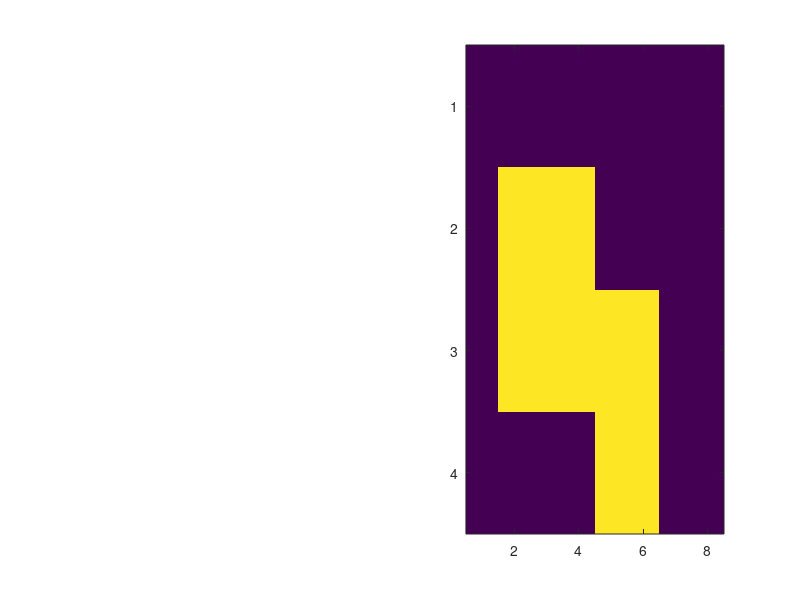

Write the MATLAB code that produced this figure. (Note: this script raises an error after producing the figure.)
function [ctLT, ctVO, myLT, myVO, HLT, HVO, lineLT, lineVO] = figGenSFC2DMinCase
global V;
 zisPlot = true;
V = [0 0 0 0 0 0 0 0
     0 1 1 1 0 0 0 0
     0 1 1 1 1 1 0 0
     0 0 0 0 1 1 0 0];
 isPad = false;
baseFileName = 'minimum2Dcase';
if isPad
    maxSize = max(size(V));
    nextPow2 = 2^ceil(log2(maxSize));
    padDimFirstHalf = zeros(2,1);
    padDimSecondHalf = zeros(2,1);
    for i = 1:2
        if mod(size(V,i),2) == 0
            padDimFirstHalf(i) = (nextPow2 - size(V,i))/2;
            padDimSecondHalf(i) = (nextPow2 - size(V,i))/2;
        else
            padDimFirstHalf(i) = nextPow2/2 - floor(size(V,i)/2);
            padDimSecondHalf(i) = nextPow2 - size(V,i) - padDimFirstHalf(i);
        end
    end
    V = padarray(V, [padDimFirstHalf(1),padDimFirstHalf(2)], 'pre');
    V = padarray(V, [padDimSecondHalf(1),padDimSecondHalf(2)],'post');
end
if zisPlot
    subplot(1,2,2); imagesc(V);
end

%% All SFCs
[ctLT, ctVO, myLT, myVO, HLT, HVO, lineLT, lineVO] = SFCMethodsTestMain(V, isPad);
LTfilename = sprintf('LT%s.csv', baseFileName);
VOfilename = sprintf('VO%s.csv', baseFileName);
% 
% % write out SFC
csvwrite(LTfilename, myLT);
csvwrite(VOfilename, myVO);

if isPad
    hLTfilename = sprintf('HilbertLT%s.csv', baseFileName);
    hVOfilename = sprintf('HilbertVO%s.csv', baseFileName);
    csvwrite(hLTfilename, HLT);
    csvwrite(hVOfilename, HVO); 
end
end